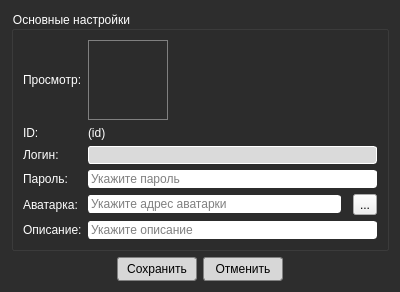
<?xml version="1.0" encoding="UTF-8"?>
<ui version="4.0">
 <class>Dlg_EditUserInUserDb</class>
 <widget class="QDialog" name="Dlg_EditUserInUserDb">
  <property name="geometry">
   <rect>
    <x>0</x>
    <y>0</y>
    <width>400</width>
    <height>285</height>
   </rect>
  </property>
  <property name="windowTitle">
   <string>Редактировать существующего пользователя</string>
  </property>
  <property name="windowOpacity">
   <double>0.959500000000000</double>
  </property>
  <property name="styleSheet">
   <string notr="true">QDialog { background-color: rgb(45, 45, 45); color: white; }

QGroupBox { font: 10pt &quot;Segoe UI Semibold&quot;; color: white; }

QCheckBox, QLabel { font: 9pt &quot;Segoe UI Semilight&quot;; color: white; }
QCheckBox:disabled { color: gray; }

/*  QScrollBar::vertical */

 QScrollBar:vertical
 {
     background-color: #2A2929;
     width: 15px;
     margin: 15px 3px 15px 3px;
     border: 1px transparent #2A2929;
 }


 QScrollBar::handle:vertical
 {
     background-color: rgb(45, 45, 45);         /* #605F5F; */
     min-height: 5px;
	 border: 2px solid white;
	 border-radius: 4px;
 }


 QScrollBar::sub-line:vertical
 {
     margin: 3px 0px 3px 0px;
     border-image: url(:/qss_icons/rc/up_arrow_disabled.png);
     height: 10px;
     width: 10px;
     subcontrol-position: top;
     subcontrol-origin: margin;
 }


 QScrollBar::add-line:vertical
 {
     margin: 3px 0px 3px 0px;
     border-image: url(:/qss_icons/rc/down_arrow_disabled.png);
     height: 10px;
     width: 10px;
     subcontrol-position: bottom;
     subcontrol-origin: margin;
 }


 QScrollBar::sub-line:vertical:hover,QScrollBar::sub-line:vertical:on
 {

     border-image: url(:/qss_icons/rc/up_arrow.png);
     height: 10px;
     width: 10px;
     subcontrol-position: top;
     subcontrol-origin: margin;
 }


 QScrollBar::add-line:vertical:hover, QScrollBar::add-line:vertical:on
 {
     border-image: url(:/qss_icons/rc/down_arrow.png);
     height: 10px;
     width: 10px;
     subcontrol-position: bottom;
     subcontrol-origin: margin;
 }


 QScrollBar::up-arrow:vertical, QScrollBar::down-arrow:vertical
 {
     background: none;
 }


 QScrollBar::add-page:vertical, QScrollBar::sub-page:vertical
 {
     background: none;
 }

/*  QScrollBar::horizontal */
QScrollBar:horizontal
 {
     height: 15px;
     margin: 3px 15px 3px 15px;
     border: 1px transparent #2A2929;
     background-color: #2A2929;    
 }

 QScrollBar::handle:horizontal
 {
     background-color: rgb(45, 45, 45);      
     min-width: 5px;
     border: 2px solid white;
     border-radius: 4px;
 }

 QScrollBar::add-line:horizontal
 {
     margin: 0px 3px 0px 3px;
     border-image: url(./images/right_arrow_disabled.png);       
     width: 10px;
     height: 10px;
     subcontrol-position: right;
     subcontrol-origin: margin;
 }

 QScrollBar::sub-line:horizontal
 {
     margin: 0px 3px 0px 3px;
     border-image: url(./images/left_arrow_disabled.png);        
     height: 10px;
     width: 10px;
     subcontrol-position: left;
     subcontrol-origin: margin;
 }

 QScrollBar::add-line:horizontal:hover,QScrollBar::add-line:horizontal:on
 {
     border-image: url(./images/right_arrow.png);               
     height: 10px;
     width: 10px;
     subcontrol-position: right;
     subcontrol-origin: margin;
 }

 QScrollBar::sub-line:horizontal:hover, QScrollBar::sub-line:horizontal:on
 {
     border-image: url(./images/left_arrow.png);               
     height: 10px;
     width: 10px;
     subcontrol-position: left;
     subcontrol-origin: margin;
 }

 QScrollBar::up-arrow:horizontal, QScrollBar::down-arrow:horizontal
 {
     background: none;
 }

 QScrollBar::add-page:horizontal, QScrollBar::sub-page:horizontal
 {
     background: none;
 }


QComboBox {
	color: black;
    border: 1px solid gray;
    border-radius: 3px;
    padding: 1px 18px 1px 3px;
    min-width: 6em;
	font: 8pt &quot;Segoe UI Semilight&quot;;
}


QComboBox:hover {
	border: 1px solid rgb(254, 254, 254);
	background-color: rgb(236, 236, 236);
}


QPushButton { 
	color: black;
    background-color: rgb(215, 215, 215);
	border: 1px solid gray;
	border-radius: 3px;  
	min-width: 6em;
	font: 8pt &quot;Segoe UI Semibold&quot;;
}


QPushButton:hover { 
	background-color: rgb(235, 235, 235);
}


QPushButton:pressed { 
	background-color: rgb(221, 221, 221);
}

QComboBox:disabled { color: gray; background-color: rgb(35, 35, 35); }


QComboBox::down-arrow {
    image: url(:/images/arrowDown_ico.png);
}


QComboBox::up-arrow { image: url(:/images/arrowUp_ico.png); }


QComboBox:editable {
    background: white;
}


QComboBox:!editable, QComboBox::drop-down:editable {
     background: qlineargradient(x1: 0, y1: 0, x2: 0, y2: 1,
                                 stop: 0 #E1E1E1, stop: 0.4 #DDDDDD,
                                 stop: 0.5 #D8D8D8, stop: 1.0 #D3D3D3);
}


/* QComboBox gets the &quot;on&quot; state when the popup is open */
QComboBox:!editable:on, QComboBox::drop-down:editable:on {
    background: qlineargradient(x1: 0, y1: 0, x2: 0, y2: 1,
                                stop: 0 #D3D3D3, stop: 0.4 #D8D8D8,
                                stop: 0.5 #DDDDDD, stop: 1.0 #E1E1E1);
}


QComboBox:on { /* shift the text when the popup opens */
    padding-top: 3px;
    padding-left: 4px;
}


QComboBox::drop-down {
    subcontrol-origin: padding;
    subcontrol-position: top right;
    width: 15px;

    border-left-width: 1px;
    border-left-color: darkgray;
    border-left-style: solid; /* just a single line */
    border-top-right-radius: 3px; /* same radius as the QComboBox */
    border-bottom-right-radius: 3px;
}


QLineEdit { 
	border-radius: 3px;
	border: 1px solid white;
	font: 8pt &quot;Segoe UI Semilight&quot;;
 }

QLineEdit:hover { 
	border-color: rgb(42, 105, 23);
}</string>
  </property>
  <property name="sizeGripEnabled">
   <bool>false</bool>
  </property>
  <property name="modal">
   <bool>false</bool>
  </property>
  <layout class="QVBoxLayout" name="verticalLayout">
   <item>
    <widget class="QGroupBox" name="box_MainUserProps">
     <property name="sizePolicy">
      <sizepolicy hsizetype="Expanding" vsizetype="Maximum">
       <horstretch>0</horstretch>
       <verstretch>0</verstretch>
      </sizepolicy>
     </property>
     <property name="title">
      <string>Основные настройки</string>
     </property>
     <layout class="QGridLayout" name="gridLayout">
      <item row="2" column="0">
       <widget class="QLabel" name="lbl_EuLogin">
        <property name="text">
         <string>Логин:</string>
        </property>
       </widget>
      </item>
      <item row="5" column="0">
       <widget class="QLabel" name="lbl_EuAvatarHint">
        <property name="text">
         <string>Аватарка:</string>
        </property>
       </widget>
      </item>
      <item row="6" column="1" colspan="3">
       <widget class="QLineEdit" name="lnI_EuDesc">
        <property name="placeholderText">
         <string>Укажите описание</string>
        </property>
       </widget>
      </item>
      <item row="1" column="0">
       <widget class="QLabel" name="lbl_EuIDHint">
        <property name="text">
         <string>ID:</string>
        </property>
       </widget>
      </item>
      <item row="0" column="0">
       <widget class="QLabel" name="lbl_EuAvatarPrevHint">
        <property name="text">
         <string>Просмотр:</string>
        </property>
       </widget>
      </item>
      <item row="5" column="3">
       <widget class="QToolButton" name="tlb_Browse">
        <property name="text">
         <string>...</string>
        </property>
        <property name="autoRaise">
         <bool>false</bool>
        </property>
        <property name="arrowType">
         <enum>Qt::NoArrow</enum>
        </property>
       </widget>
      </item>
      <item row="1" column="1" colspan="3">
       <widget class="QLabel" name="lbl_EuID">
        <property name="text">
         <string>(id)</string>
        </property>
       </widget>
      </item>
      <item row="2" column="1" colspan="3">
       <widget class="QLineEdit" name="lnI_EuLogin">
        <property name="enabled">
         <bool>true</bool>
        </property>
        <property name="toolTip">
         <string>Вы не можете редактировать логин существующего пользователя</string>
        </property>
        <property name="styleSheet">
         <string notr="true">background-color: rgb(218, 218, 218);</string>
        </property>
        <property name="readOnly">
         <bool>true</bool>
        </property>
       </widget>
      </item>
      <item row="0" column="1">
       <widget class="QLabel" name="gfv_EuAvatarPrev">
        <property name="sizePolicy">
         <sizepolicy hsizetype="Maximum" vsizetype="Maximum">
          <horstretch>0</horstretch>
          <verstretch>0</verstretch>
         </sizepolicy>
        </property>
        <property name="minimumSize">
         <size>
          <width>80</width>
          <height>80</height>
         </size>
        </property>
        <property name="maximumSize">
         <size>
          <width>80</width>
          <height>80</height>
         </size>
        </property>
        <property name="styleSheet">
         <string notr="true">border: 1px solid grey;</string>
        </property>
        <property name="text">
         <string/>
        </property>
        <property name="scaledContents">
         <bool>true</bool>
        </property>
       </widget>
      </item>
      <item row="5" column="1">
       <widget class="QLineEdit" name="lnI_EuAvatarAddr">
        <property name="placeholderText">
         <string>Укажите адрес аватарки</string>
        </property>
       </widget>
      </item>
      <item row="4" column="1" colspan="3">
       <widget class="QLineEdit" name="lnI_EuPassword">
        <property name="echoMode">
         <enum>QLineEdit::Password</enum>
        </property>
        <property name="placeholderText">
         <string>Укажите пароль</string>
        </property>
       </widget>
      </item>
      <item row="6" column="0">
       <widget class="QLabel" name="lbl_EuDescHint">
        <property name="text">
         <string>Описание:</string>
        </property>
       </widget>
      </item>
      <item row="4" column="0">
       <widget class="QLabel" name="lbl_EuPassword">
        <property name="text">
         <string>Пароль:</string>
        </property>
       </widget>
      </item>
     </layout>
    </widget>
   </item>
   <item>
    <layout class="QHBoxLayout" name="horizontalLayout_3">
     <item>
      <spacer name="horizontalSpacer">
       <property name="orientation">
        <enum>Qt::Horizontal</enum>
       </property>
       <property name="sizeType">
        <enum>QSizePolicy::Expanding</enum>
       </property>
       <property name="sizeHint" stdset="0">
        <size>
         <width>90</width>
         <height>20</height>
        </size>
       </property>
      </spacer>
     </item>
     <item>
      <widget class="QPushButton" name="btn_Accept">
       <property name="minimumSize">
        <size>
         <width>80</width>
         <height>24</height>
        </size>
       </property>
       <property name="text">
        <string>Сохранить</string>
       </property>
      </widget>
     </item>
     <item>
      <widget class="QPushButton" name="btn_Decline">
       <property name="minimumSize">
        <size>
         <width>80</width>
         <height>24</height>
        </size>
       </property>
       <property name="text">
        <string>Отменить</string>
       </property>
      </widget>
     </item>
     <item>
      <spacer name="horizontalSpacer_2">
       <property name="orientation">
        <enum>Qt::Horizontal</enum>
       </property>
       <property name="sizeType">
        <enum>QSizePolicy::Expanding</enum>
       </property>
       <property name="sizeHint" stdset="0">
        <size>
         <width>90</width>
         <height>20</height>
        </size>
       </property>
      </spacer>
     </item>
    </layout>
   </item>
  </layout>
 </widget>
 <tabstops>
  <tabstop>lnI_EuLogin</tabstop>
  <tabstop>lnI_EuPassword</tabstop>
  <tabstop>lnI_EuAvatarAddr</tabstop>
  <tabstop>tlb_Browse</tabstop>
  <tabstop>lnI_EuDesc</tabstop>
 </tabstops>
 <resources/>
 <connections>
  <connection>
   <sender>btn_Accept</sender>
   <signal>clicked()</signal>
   <receiver>Dlg_EditUserInUserDb</receiver>
   <slot>accept()</slot>
   <hints>
    <hint type="sourcelabel">
     <x>164</x>
     <y>427</y>
    </hint>
    <hint type="destinationlabel">
     <x>274</x>
     <y>-10</y>
    </hint>
   </hints>
  </connection>
  <connection>
   <sender>btn_Decline</sender>
   <signal>clicked()</signal>
   <receiver>Dlg_EditUserInUserDb</receiver>
   <slot>reject()</slot>
   <hints>
    <hint type="sourcelabel">
     <x>253</x>
     <y>423</y>
    </hint>
    <hint type="destinationlabel">
     <x>213</x>
     <y>-4</y>
    </hint>
   </hints>
  </connection>
 </connections>
</ui>
